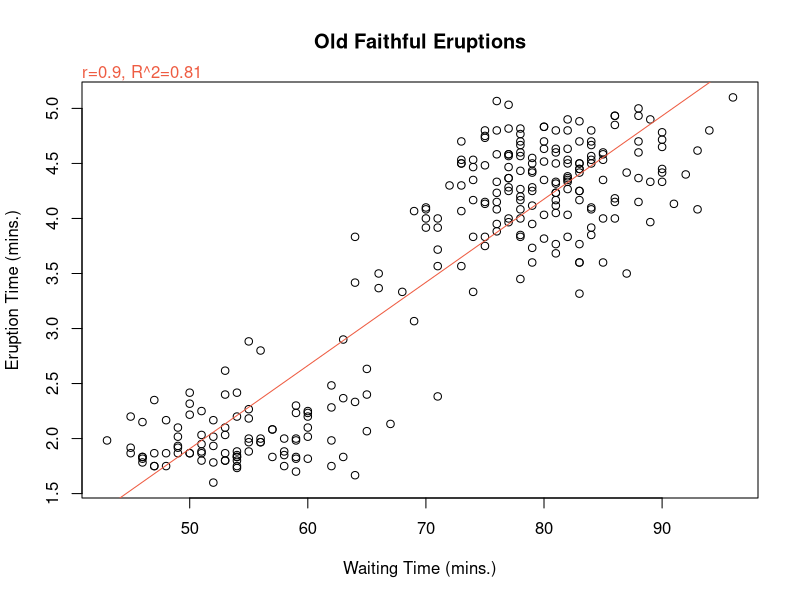
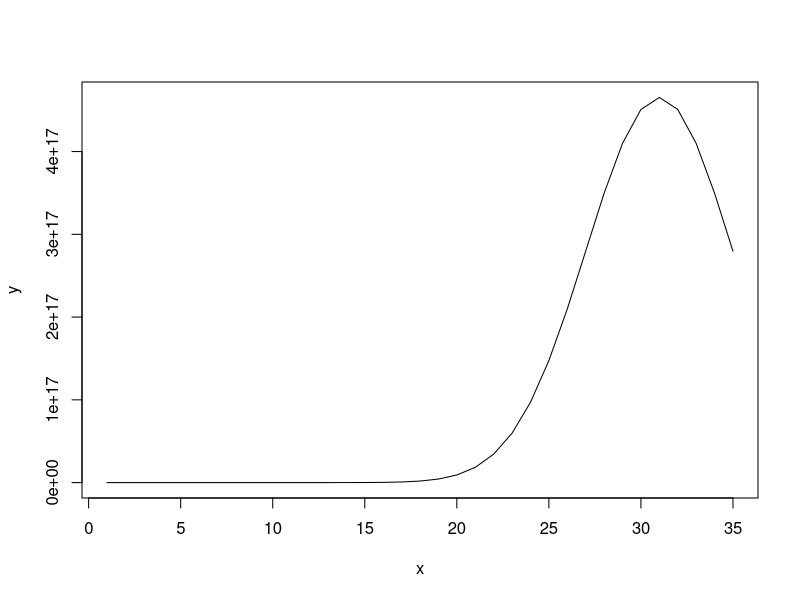

Write R code to recreate these figures, in order.
library(datasets)
attach(faithful)

# Using Old Faithful Geyser Data from the datasets package, construct a simple
# linear model of eruption time as a function of waiting time.

# Produce a scatterplot.
plot(eruptions ~ waiting,
     main="Old Faithful Eruptions",
     xlab="Waiting Time (mins.)", ylab="Eruption Time (mins.)")

# Construct the linear model.
model <- lm(eruptions ~ waiting)
abline(model, col="tomato2")

# Add labels.
r <- cor(eruptions, waiting)
r2 <- summary(model)$adj.r.squared

label <- paste("r=", round(r, 2), ", R^2=", round(r2, 2), sep="")
mtext(label, side=3, adj=0, col="tomato2")


x <- seq(1, 35, by=1)
y <- choose(62, x)
plot(x, y, type="l")
